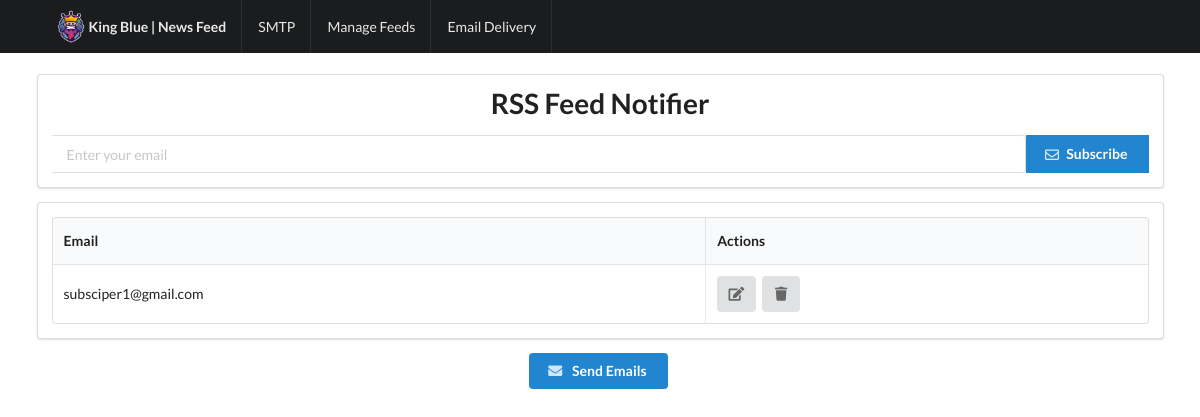
Before: / with the older database file.
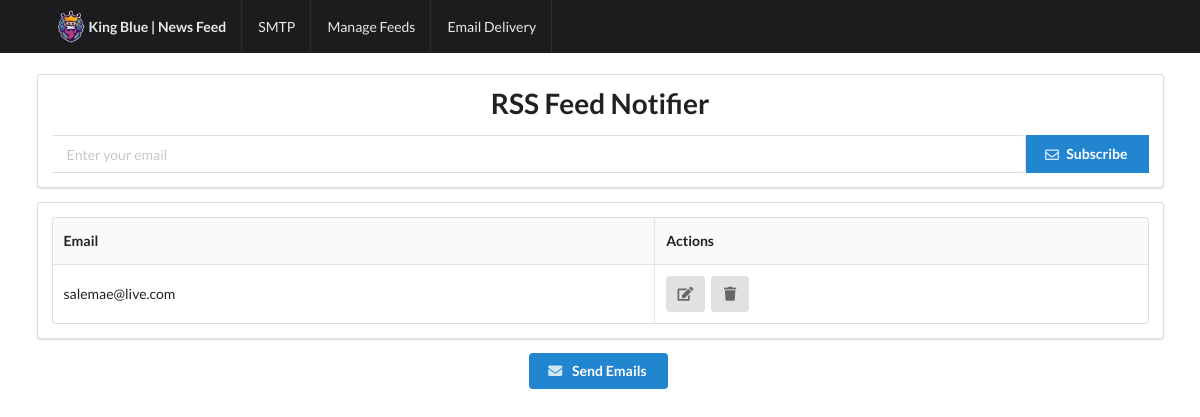
After: the same page with the newer database file.
### tables this page shows
CREATE TABLE subscribers (
            id INTEGER PRIMARY KEY AUTOINCREMENT,
            email TEXT
        );

### app.py (the view)
@app.route('/')
def index():
    conn = sqlite3.connect('subscribers.db')
    c = conn.cursor()
    c.execute('SELECT * FROM subscribers')
    subscribers = c.fetchall()
    conn.close()
    return render_template('index.html', subscribers=subscribers)

### templates/index.html (shortened to what this page needs)
<!DOCTYPE html>
<html>
<head>
    <link rel="stylesheet" href="https://cdn.jsdelivr.net/npm/semantic-ui@2.4.2/dist/semantic.min.css">
    <link rel="stylesheet" href="https://cdnjs.cloudflare.com/ajax/libs/font-awesome/6.0.0-beta3/css/all.min.css">
</head>
<body>
    <div class="ui fixed inverted menu">
        <div class="ui container">
            <a href="/" class="header item">
                <img src="{{ url_for('static', filename='logo.png') }}" alt="King Blue Logo">
                King Blue | News Feed
            </a>
            <a href="/config" class="item">SMTP</a>
            <a href="/manage_feeds" class="item">Manage Feeds</a>
            <a href="/configure_schedule" class="item">Email Delivery</a>
        </div>
    </div>
    <div style="padding-top: 60px;"></div>
    <section class="ui primary vertical masthead center aligned segment">
        <div class="ui container">
            <div class="ui segment">
                <h1 class="ui header">RSS Feed Notifier</h1>
                <form action="/subscribe" method="POST" class="ui form">
                    <div class="field">
                        <div class="ui left action input">
                            <input type="email" name="email" placeholder="Enter your email">
                            <button class="ui blue button" type="submit"><i class="envelope outline icon"></i> Subscribe</button>
                        </div>
                    </div>
                </form>
            </div>
            <div class="ui segment">
                <table class="ui striped selectable celled table">
                    <thead>
                        <tr>
                            <th>Email</th>
                            <th>Actions</th>
                        </tr>
                    </thead>
                    <tbody>
                        {% for subscriber in subscribers %}
                        <tr>
                            <td>{{ subscriber[1] }}</td>
                            <td>
                                <a href="/edit/{{ subscriber[0] }}" class="ui icon button" title="Edit">
                                    <i class="edit icon"></i>
                                </a>
                                <a href="/remove/{{ subscriber[0] }}" class="ui icon button" title="Remove">
                                    <i class="trash icon"></i>
                                </a>
                            </td>
                        </tr>
                        {% endfor %}
                    </tbody>
                </table>
            </div>
            <a class="ui blue button" href="/send_email"><i class="envelope icon"></i> Send Emails</a>
        </div>
    </section>
</body>
</html>

Changed rows visible on the page:
changed subscribers: email "subsciper1@gmail.com" → "salemae@live.com"
